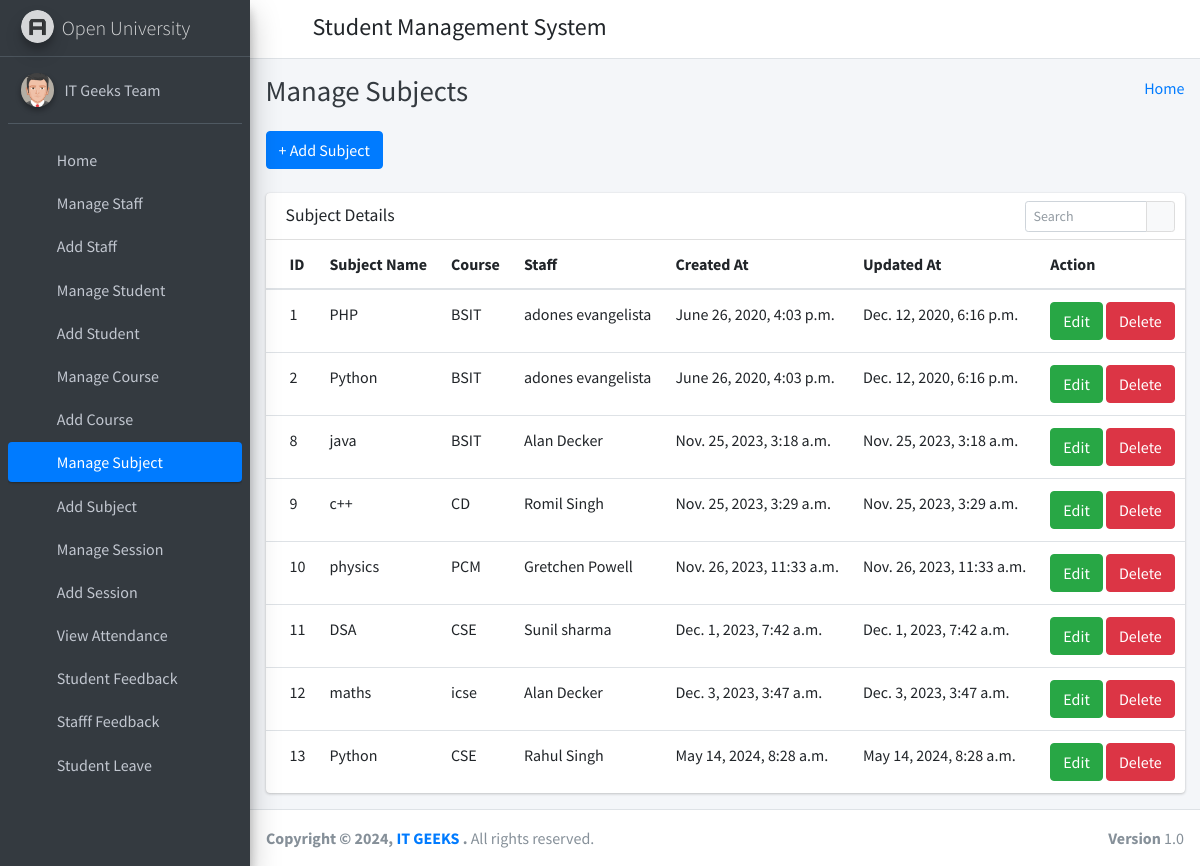
Screenshot of /manage_subject/ (signed in) with the database file from the repository.
### student_management_app/models.py (models this page shows)
class CustomUser(AbstractUser):
    user_type_data = ((1, "HOD"), (2, "Staff"), (3, "Student"))
    user_type = models.CharField(default=1, choices=user_type_data, max_length=10)

class Subjects(models.Model):
    id =models.AutoField(primary_key=True)
    subject_name = models.CharField(max_length=255)
    course_id = models.ForeignKey(Courses, on_delete=models.CASCADE, default=1) #need to give defauult course
    staff_id = models.ForeignKey(CustomUser, on_delete=models.CASCADE)
    created_at = models.DateTimeField(auto_now_add=True)
    updated_at = models.DateTimeField(auto_now=True)
    objects = models.Manager()

class Courses(models.Model):
    id = models.AutoField(primary_key=True)
    course_name = models.CharField(max_length=255)
    created_at = models.DateTimeField(auto_now_add=True)
    updated_at = models.DateTimeField(auto_now=True)
    objects = models.Manager()

### student_management_app/HodViews.py (the view)
# urls.py: path('manage_subject/', HodViews.manage_subject, name="manage_subject"),
def manage_subject(request):
    subjects = Subjects.objects.all()
    context = {
        "subjects": subjects
    }
    return render(request, 'hod_template/manage_subject_template.html', context)

### student_management_app/LoginCheckMiddleWare.py (called while the page is built, shortened)
    def process_view(self, request, view_func, view_args, view_kwargs):
        modulename = view_func.__module__
        user = request.user
        if user.is_authenticated:
            if user.user_type == "1":
                if modulename == "student_management_app.HodViews":
                    pass
                elif modulename == "student_management_app.views" or modulename == "django.views.static":
                    pass
                else:
                    return redirect("admin_home")
            else:
                return redirect("login")
        else:
            if request.path == reverse("login") or request.path == reverse("doLogin"):
                pass
            else:
                return redirect("login")

### student_management_app/templates/hod_template/manage_subject_template.html (shortened to what this page needs)
{% extends 'hod_template/base_template.html' %}
{% block page_title %}
    Manage Subjects
{% endblock page_title %}
{% block main_content %}
{% load static %}
<section class="content">
        <div class="container-fluid">
            <a class="btn btn-primary" href="{% url 'add_subject' %}" role="button">+ Add Subject</a> <br/>&nbsp;
            <div class="row">
                <div class="col-md-12">
                    <div class="card">
                        <div class="card-header">
                            <h3 class="card-title">Subject Details</h3>
                            <div class="card-tools">
                            <div class="input-group input-group-sm" style="width: 150px;">
                                <input type="text" name="table_search" class="form-control float-right" placeholder="Search">
                                <div class="input-group-append">
                                <button type="submit" class="btn btn-default"><i class="fas fa-search"></i></button>
                                </div>
                            </div>
                            </div>
                        </div>
                        <div class="card-body table-responsive p-0">
                            <table class="table table-hover text-nowrap">
                            <thead>
                                <tr>
                                <th>ID</th>
                                <th>Subject Name</th>
                                <th>Course</th>
                                <th>Staff</th>
                                <th>Created At</th>
                                <th>Updated At</th>
                                <th>Action</th>
                                </tr>
                            </thead>
                            <tbody>
                                {% for subject in subjects %}
                                <tr>
                                <td>{{ subject.id }}</td>
                                <td>{{ subject.subject_name }}</td>
                                <td>{{ subject.course_id.course_name }}</td>
                                <td>{{ subject.staff_id.first_name }} {{ subject.staff_id.last_name }}</td>
                                <td>{{ subject.created_at }}</td>
                                <td>{{ subject.updated_at }}</td>
                                <td>
                                    <a href="{% url 'edit_subject' subject.id %}" class="btn btn-success">Edit</a>
                                    <a href="{% url 'delete_subject' subject.id %}" class="btn btn-danger">Delete</a>
                                </td>
                                </tr>
                                {% endfor %}
                            </tbody>
                            </table>
                        </div>
                        </div>
                </div>
            </div>
        </div>
      </section>
  {% endblock main_content %}

### student_management_app/templates/hod_template/sidebar_template.html (shortened to what this page needs)
{% load static %}
<aside class="main-sidebar sidebar-dark-primary elevation-4">
      <a href="{% url 'admin_home' %}" class="brand-link">
        <img src="{% static 'dist/img/AdminLTELogo.png' %}" alt="AdminLTE Logo" class="brand-image img-circle elevation-3"
            style="opacity: .8">
        <span class="brand-text font-weight-light">Open University</span>
      </a>
      <div class="sidebar">
        <div class="user-panel mt-3 pb-3 mb-3 d-flex">
          <div class="image">
            <img src="{% static 'dist/img/user2-160x160.jpg' %}" class="img-circle elevation-2" alt="User Image">
          </div>
          <div class="info">
            <a href="{% url 'admin_profile' %}" class="d-block">{{ user.first_name }} {{ user.last_name }}</a>
          </div>
        </div>
        <nav class="mt-2">
          <ul class="nav nav-pills nav-sidebar flex-column" data-widget="treeview" role="menu" data-accordion="false">
            <li class="nav-item">
              {% url 'admin_home' as admin_home %}
              <a href="{{ admin_home }}" class="nav-link {% if request.path == admin_home %} active {% endif %}">
                <i class="nav-icon fas fa-tachometer-alt"></i>
                <p>
                  Home
                </p>
              </a>
            </li>
            <li class="nav-item">
              {% url 'manage_staff' as manage_staff %}
              {% url 'edit_staff' staff_id=id as edit_staff %}
              <a href="{{ manage_staff }}" class="nav-link {% if request.path == manage_staff %} active {% endif %} {% if request.path == edit_staff %} active {% endif %}">
                <i class="nav-icon fas fa-chalkboard-teacher"></i>
                <p>
                  Manage Staff
                </p>
              </a>
            </li>
            <li class="nav-item">
              {% url 'add_staff' as add_staff %}
              <a href="{{ add_staff }}" class="nav-link {% if request.path == add_staff %} active {% endif %}">
                <i class="nav-icon fas fa-th"></i>
                <p>
                  Add Staff
                </p>
              </a>
            </li>
            <li class="nav-item">
              {% url 'manage_student' as manage_student %}
              {% url 'edit_student' student_id=id as edit_student %}
              <a href="{{ manage_student }}" class="nav-link {% if request.path == manage_student %} active {% endif %} {% if request.path == edit_student %} active {% endif %}">
                <i class="nav-icon fas fa-user-graduate"></i>
                <p>
                  Manage Student
                </p>
              </a>
            </li>
            <li class="nav-item">
              {% url 'add_student' as add_student %}
              <a href="{{ add_student }}" class="nav-link {% if request.path == add_student %} active {% endif %}">
                <i class="nav-icon fas fa-th"></i>
                <p>
                  Add Student
                </p>
              </a>
            </li>
            <li class="nav-item">
              {% url 'manage_course' as manage_course %}
              {% url 'edit_course' course_id=id as edit_course %}
              <a href="{{ manage_course }}" class="nav-link {% if request.path == manage_course %} active {% endif %} {% if request.path == edit_course %} active {% endif %}">
                <i class="nav-icon fas fa-chalkboard"></i>
                <p>
                  Manage Course
                </p>
              </a>
            </li>
            <li class="nav-item">
            {% url 'add_course' as add_course %}
              <a href="{{ add_course }}" class="nav-link {% if request.path == add_course %} active {% endif %}">
                <i class="nav-icon fas fa-th"></i>
                <p>
                  Add Course
                </p>
              </a>
            </li>
            <li class="nav-item">
              {% url 'manage_subject' as manage_subject %}
              {% url 'edit_subject' subject_id=id as edit_subject %}
              <a href="{{ manage_subject }}" class="nav-link {% if request.path == manage_subject %} active {% endif %} {% if request.path == edit_subject %} active {% endif %}">
                <i class="nav-icon fas fa-book"></i>
                <p>
                  Manage Subject
                </p>
              </a>
            </li>
            <li class="nav-item">
              {% url 'add_subject' as add_subject %}
              <a href="{{ add_subject }}" class="nav-link {% if request.path == add_subject %} active {% endif %}">
                <i class="nav-icon fas fa-th"></i>
                <p>
                  Add Subject
                </p>
              </a>
            </li>
            <li class="nav-item">
              {% url 'manage_session' as manage_session %}
              {% url 'edit_session' session_id=id as edit_session %}
              <a href="{{ manage_session }}" class="nav-link {% if request.path == manage_session %} active {% endif %} {% if request.path == edit_session %} active {% endif %}">
                <i class="nav-icon fas fa-graduation-cap"></i>
                <p>
                  Manage Session
                </p>
              </a>
            </li>
            <li class="nav-item">
              {% url 'add_session' as add_session %}
              <a href="{{ add_session }}" class="nav-link {% if request.path == add_session %} active {% endif %}">
                <i class="nav-icon fas fa-th"></i>
                <p>
                  Add Session
                </p>
              </a>
            </li>
            <li class="nav-item">
              {% url 'admin_view_attendance' as admin_view_attendance %}
              <a href="{{ admin_view_attendance }}" class="nav-link {% if request.path == admin_view_attendance %} active {% endif %}">
                <i class="nav-icon fas fa-calendar-alt"></i>
                <p>
                  View Attendance
                </p>
              </a>
            </li>
            <li class="nav-item">
              {% url 'student_feedback_message' as student_feedback_message %}
              <a href="{{ student_feedback_message }}" class="nav-link {% if request.path == student_feedback_message %} active {% endif %}">
                <i class="nav-icon fas fa-th"></i>
                <p>
                  Student Feedback
                </p>
              </a>
            </li>
            <li class="nav-item">
              {% url 'staff_feedback_message' as staff_feedback_message %}
              <a href="{{ staff_feedback_message }}" class="nav-link {% if request.path == staff_feedback_message %} active {% endif %}">
                <i class="nav-icon fas fa-th"></i>
                <p>
                  Stafff Feedback
                </p>
              </a>
            </li>
            <li class="nav-item">
              {% url 'student_leave_view' as student_leave_view %}
              <a href="{{ student_leave_view }}" class="nav-link {% if request.path == student_leave_view %} active {% endif %}">
                <i class="nav-icon fas fa-th"></i>
                <p>
                  Student Leave
                </p>
              </a>
            </li>
            <li class="nav-item">
              {% url 'staff_leave_view' as staff_leave_view %}
              <a href="{{ staff_leave_view }}" class="nav-link {% if request.path == staff_leave_view %} active {% endif %}">
                <p>
                </p>
              </a>
            </li>
          </ul>
        </nav>
      </div>
    </aside>

### rows the page displays
CustomUser: first_name "IT Geeks", last_name "Team"
Subjects: id "1", subject_name "PHP", course_id.course_name "BSIT", staff_id.first_name "adones", staff_id.last_name "evangelista", created_at "June 26, 2020, 4:03 p.m.", updated_at "Dec. 12, 2020, 6:16 p.m."
Subjects: id "2", subject_name "Python", course_id.course_name "BSIT", staff_id.first_name "adones", staff_id.last_name "evangelista", created_at "June 26, 2020, 4:03 p.m.", updated_at "Dec. 12, 2020, 6:16 p.m."
Subjects: id "8", subject_name "java", course_id.course_name "BSIT", staff_id.first_name "Alan", staff_id.last_name "Decker", created_at "Nov. 25, 2023, 3:18 a.m.", updated_at "Nov. 25, 2023, 3:18 a.m."
Subjects: id "9", subject_name "c++", course_id.course_name "CD", staff_id.first_name "Romil", staff_id.last_name "Singh", created_at "Nov. 25, 2023, 3:29 a.m.", updated_at "Nov. 25, 2023, 3:29 a.m."
Subjects: id "10", subject_name "physics", course_id.course_name "PCM", staff_id.first_name "Gretchen", staff_id.last_name "Powell", created_at "Nov. 26, 2023, 11:33 a.m.", updated_at "Nov. 26, 2023, 11:33 a.m."
Subjects: id "11", subject_name "DSA", course_id.course_name "CSE", staff_id.first_name "Sunil", staff_id.last_name "sharma", created_at "Dec. 1, 2023, 7:42 a.m.", updated_at "Dec. 1, 2023, 7:42 a.m."
Subjects: id "12", subject_name "maths", course_id.course_name "icse", staff_id.first_name "Alan", staff_id.last_name "Decker", created_at "Dec. 3, 2023, 3:47 a.m.", updated_at "Dec. 3, 2023, 3:47 a.m."
Subjects: id "13", subject_name "Python", course_id.course_name "CSE", staff_id.first_name "Rahul", staff_id.last_name "Singh", created_at "May 14, 2024, 8:28 a.m.", updated_at "May 14, 2024, 8:28 a.m."
